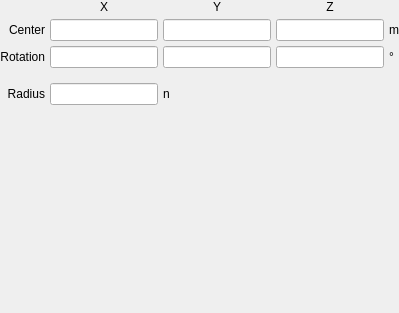
         <widget class="QWidget" name="figure_8_klein">
          <layout class="QGridLayout" name="gridLayout_40">
           <property name="leftMargin">
            <number>0</number>
           </property>
           <property name="topMargin">
            <number>0</number>
           </property>
           <property name="rightMargin">
            <number>0</number>
           </property>
           <property name="bottomMargin">
            <number>0</number>
           </property>
           <property name="spacing">
            <number>5</number>
           </property>
           <item row="1" column="1">
            <widget class="LineEdit" name="lineedit_figure_8_klein_translationx"/>
           </item>
           <item row="1" column="3">
            <widget class="LineEdit" name="lineedit_figure_8_klein_translationz"/>
           </item>
           <item row="1" column="2">
            <widget class="LineEdit" name="lineedit_figure_8_klein_translationy"/>
           </item>
           <item row="1" column="0">
            <widget class="QLabel" name="label_89">
             <property name="text">
              <string>Center</string>
             </property>
             <property name="alignment">
              <set>Qt::AlignRight|Qt::AlignTrailing|Qt::AlignVCenter</set>
             </property>
            </widget>
           </item>
           <item row="2" column="0">
            <widget class="QLabel" name="label_90">
             <property name="text">
              <string>Rotation</string>
             </property>
             <property name="alignment">
              <set>Qt::AlignRight|Qt::AlignTrailing|Qt::AlignVCenter</set>
             </property>
            </widget>
           </item>
           <item row="2" column="2">
            <widget class="LineEdit" name="lineedit_figure_8_klein_rotationy"/>
           </item>
           <item row="5" column="0">
            <spacer name="verticalSpacer_33">
             <property name="orientation">
              <enum>Qt::Vertical</enum>
             </property>
             <property name="sizeHint" stdset="0">
              <size>
               <width>20</width>
               <height>208</height>
              </size>
             </property>
            </spacer>
           </item>
           <item row="0" column="1">
            <widget class="QLabel" name="label_265">
             <property name="text">
              <string>X</string>
             </property>
             <property name="alignment">
              <set>Qt::AlignCenter</set>
             </property>
            </widget>
           </item>
           <item row="2" column="1">
            <widget class="LineEdit" name="lineedit_figure_8_klein_rotationx"/>
           </item>
           <item row="2" column="3">
            <widget class="LineEdit" name="lineedit_figure_8_klein_rotationz"/>
           </item>
           <item row="4" column="0">
            <widget class="QLabel" name="label_91">
             <property name="text">
              <string>Radius</string>
             </property>
             <property name="alignment">
              <set>Qt::AlignRight|Qt::AlignTrailing|Qt::AlignVCenter</set>
             </property>
            </widget>
           </item>
           <item row="4" column="1">
            <widget class="LineEdit" name="lineedit_figure_8_klein_radius"/>
           </item>
           <item row="0" column="2">
            <widget class="QLabel" name="label_266">
             <property name="text">
              <string>Y</string>
             </property>
             <property name="alignment">
              <set>Qt::AlignCenter</set>
             </property>
            </widget>
           </item>
           <item row="0" column="3">
            <widget class="QLabel" name="label_267">
             <property name="text">
              <string>Z</string>
             </property>
             <property name="alignment">
              <set>Qt::AlignCenter</set>
             </property>
            </widget>
           </item>
           <item row="1" column="4">
            <widget class="QLabel" name="label_268">
             <property name="text">
              <string>m</string>
             </property>
            </widget>
           </item>
           <item row="2" column="4">
            <widget class="QLabel" name="label_269">
             <property name="text">
              <string>°</string>
             </property>
            </widget>
           </item>
           <item row="4" column="2">
            <widget class="QLabel" name="label_270">
             <property name="text">
              <string>n</string>
             </property>
            </widget>
           </item>
           <item row="3" column="1">
            <spacer name="verticalSpacer_51">
             <property name="orientation">
              <enum>Qt::Vertical</enum>
             </property>
             <property name="sizeType">
              <enum>QSizePolicy::Maximum</enum>
             </property>
             <property name="sizeHint" stdset="0">
              <size>
               <width>20</width>
               <height>10</height>
              </size>
             </property>
            </spacer>
           </item>
          </layout>
         </widget>
